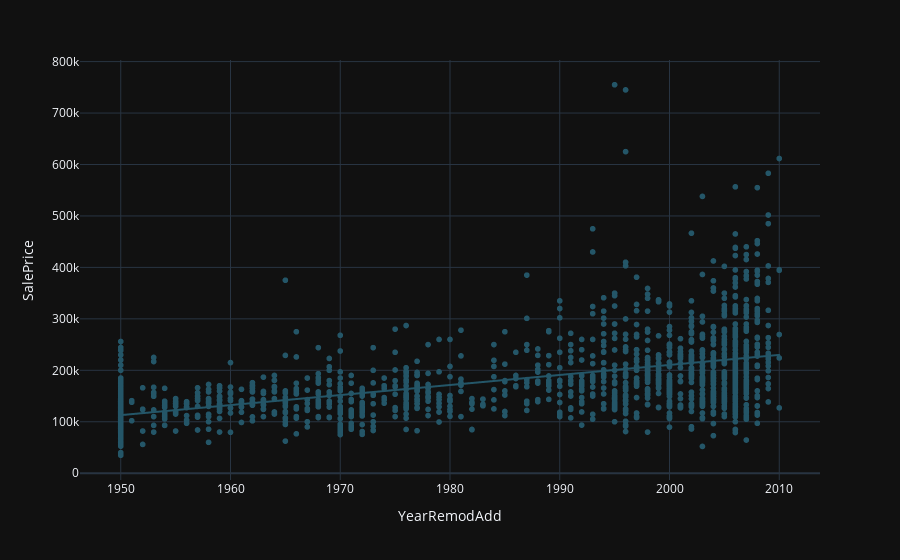

The notebook cell this image was saved under:
### Code cell
px.scatter(train,train.YearRemodAdd,'SalePrice',trendline='ols',color_discrete_sequence=px.colors.sequential.Aggrnyl).update_layout(template='plotly_dark')

### Figure 1 — Plotly figure (JSON) as saved in the notebook; plotly's stock layout.template omitted (floating-point values rounded to 4 significant figures; data arrays with more than 128 entries replaced by an {"elided": "..."} marker saying what was removed)
{"data": [{"hovertemplate": "YearRemodAdd=%{x}<br>SalePrice=%{y}<extra></extra>", "legendgroup": "", "marker": {"color": "rgb(36, 86, 104)", "symbol": "circle"}, "mode": "markers", "name": "", "showlegend": false, "type": "scattergl", "x": {"elided": "1460 int values"}, "xaxis": "x", "y": {"elided": "1460 int values"}, "yaxis": "y"}, {"hovertemplate": "<b>OLS trendline</b><br>SalePrice = 1951.3 * YearRemodAdd + -3.69215e+06<br>R<sup>2</sup>=0.257151<br><br>YearRemodAdd=%{x}<br>SalePrice=%{y} <b>(trend)</b><extra></extra>", "legendgroup": "", "marker": {"color": "rgb(36, 86, 104)", "symbol": "circle"}, "mode": "lines", "name": "", "showlegend": false, "type": "scattergl", "x": {"elided": "1460 int values"}, "xaxis": "x", "y": {"elided": "1460 float values"}, "yaxis": "y"}], "layout": {"legend": {"tracegroupgap": 0}, "margin": {"t": 60}, "xaxis": {"anchor": "y", "domain": [0, 1], "title": {"text": "YearRemodAdd"}}, "yaxis": {"anchor": "x", "domain": [0, 1], "title": {"text": "SalePrice"}}}}
